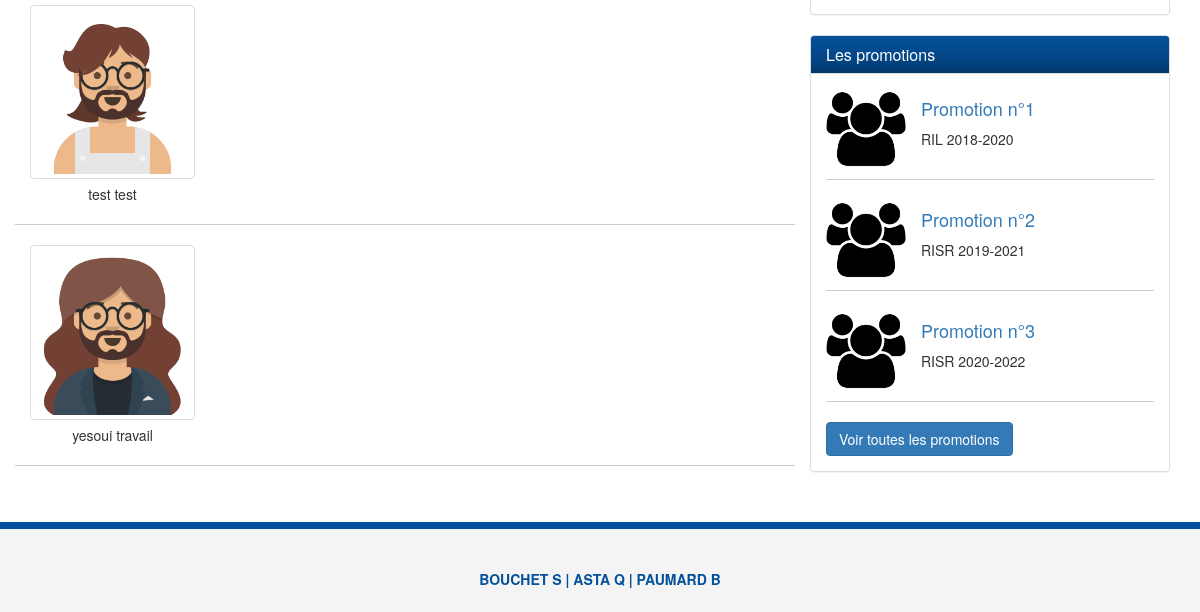
The page /trombi/ (signed in, lower part) on the database as committed earlier.
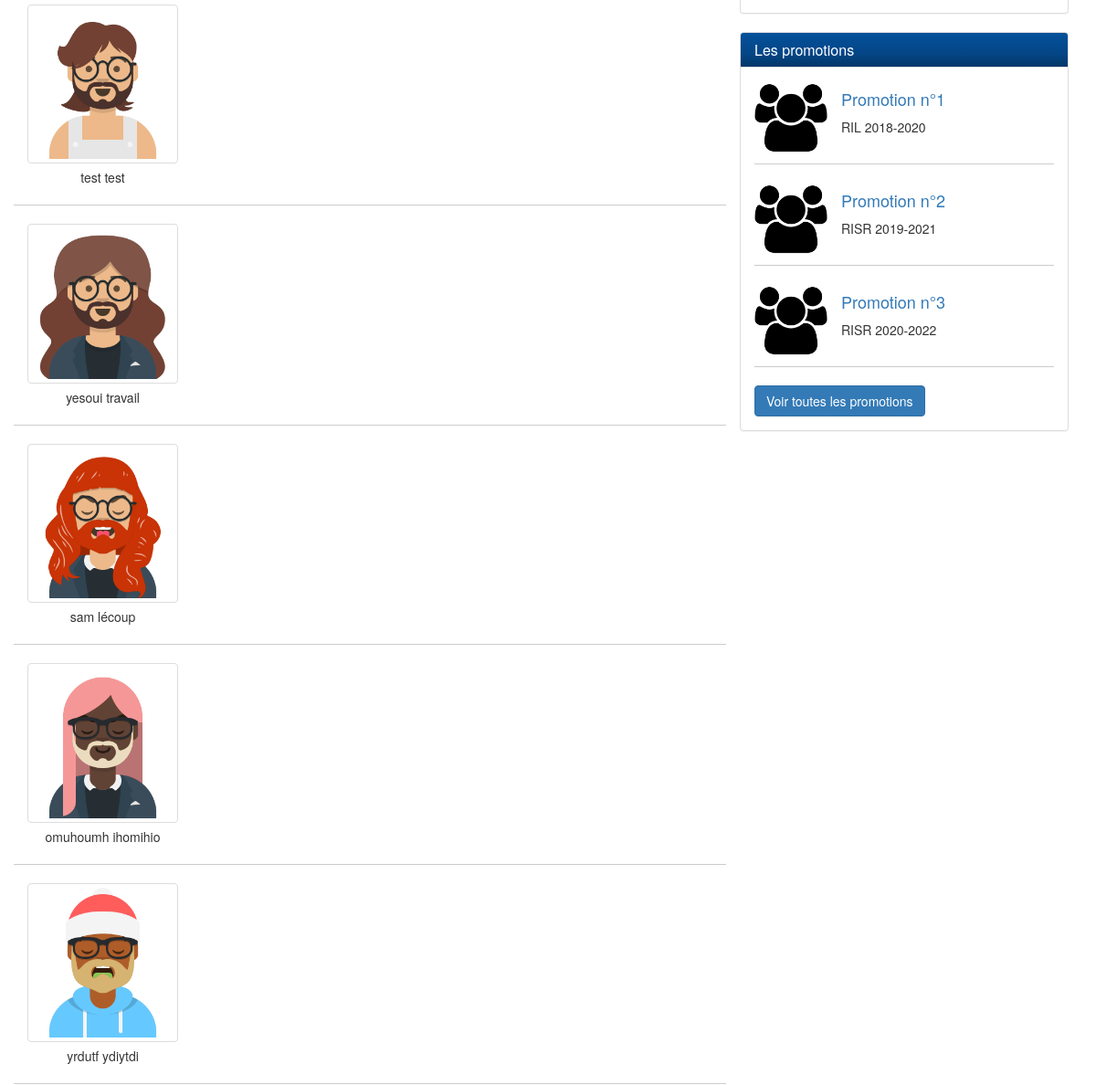
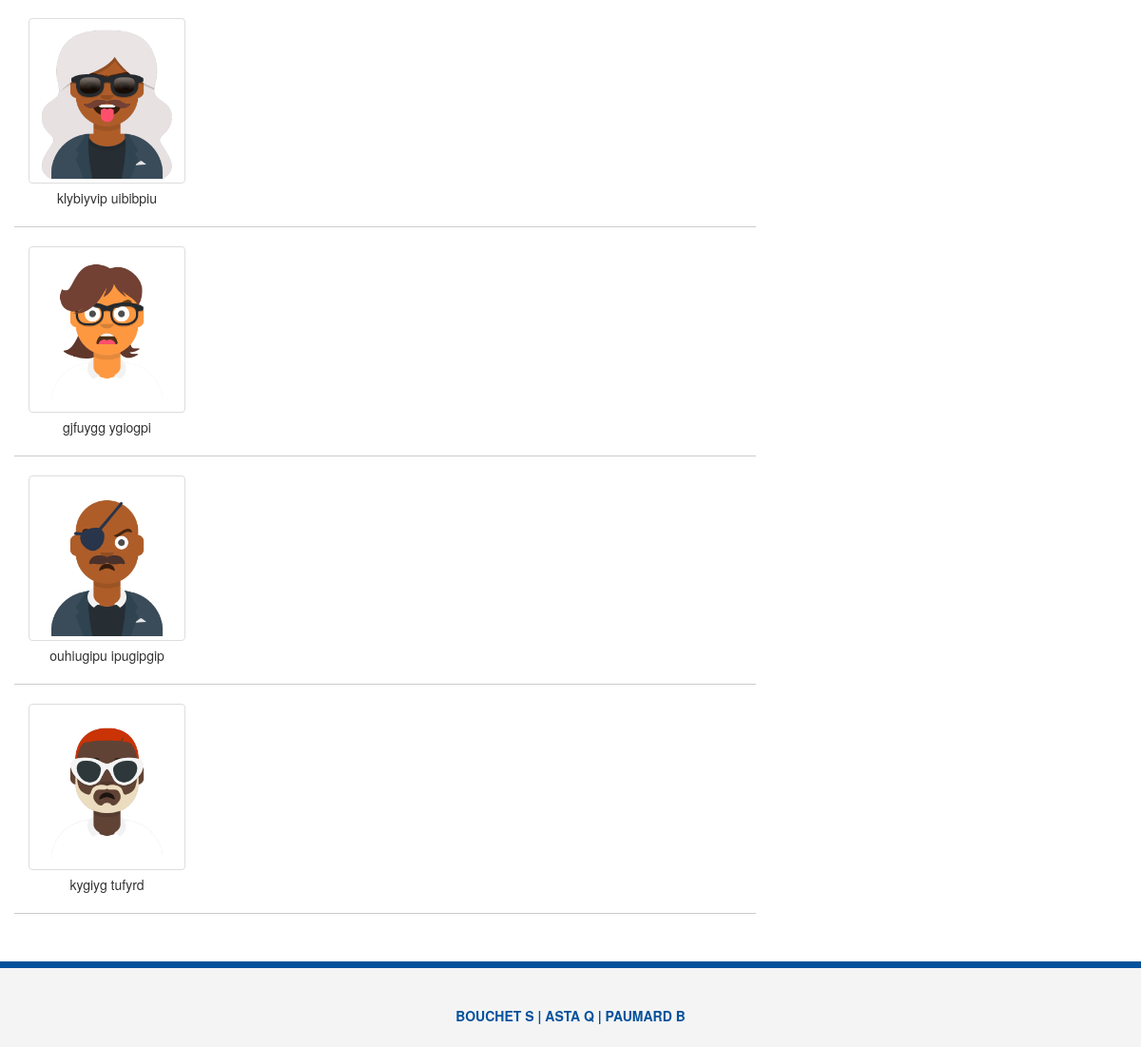
The same page on the database as committed later (2 pictures, top to bottom).
### backoffice/models.py (models this page shows, shortened)
class Personne(models.Model):
    nom = models.CharField(max_length=150)
    prenom = models.CharField(max_length=150)
    datenaissance = models.DateTimeField()
    adresse = models.TextField()
    tel = models.IntegerField()
    photo = models.ImageField(upload_to='gallery')
    statut = models.CharField(max_length=50)
    promotion = models.ForeignKey(Promotion, on_delete=models.CASCADE)
    userid = models.ForeignKey(settings.AUTH_USER_MODEL,on_delete=models.CASCADE, null=True)
    object = models.Manager()

### backoffice/views.py (the view)
# urls.py: path('trombi/', views.trombi, name="trombi"),
@login_required
def trombi(request):
    perso_list = Personne.object.all()
    return render(request, 'trombinoscope.html', {'perso_list': perso_list})

### backoffice/templates/trombinoscope.html (shortened to what this page needs)
<!DOCTYPE html>
<html lang="en">
  <head>
    {% include 'importCss.html' %}
  </head>
  <body>
    <section>
      <div class="container">
        <div class="row">
          <div class="col-md-8">
            <div class="members">
              {% for perso in perso_list %}
              <div class="row member-row">
                <div class="col-md-3">
                  <img src="{{ perso.photo.url }}" class="img-thumbnail" alt="">
                  <div class="text-center">
                    {{ perso.nom }} {{ perso.prenom }}
                  </div>
                </div>
              </div>
              {% endfor %}
            </div>
          </div>
          <div class="col-md-4">
              {% include 'SideBar.html' %}
          </div>
        </div>
    </section>
    {% include 'footer.html' %}
  </body>
</html>

### backoffice/templates/importCss.html
{% load static %}
    <link href="{% static 'css/bootstrap.css' %}" rel="stylesheet">
    <link href="{% static 'css/style.css' %}" rel="stylesheet">
    <link href="{% static 'css/font-awesome.css' %}" rel="stylesheet">

### backoffice/templates/SideBar.html (shortened to what this page needs)
<div class="panel panel-default friends">
              <div class="panel-body">
              </div>
            </div>
            <div class="panel panel-default groups">
              <div class="panel-heading">
                <h3 class="panel-title">Les promotions</h3>
              </div>
              <div class="panel-body">
                <div class="group-item">
                  <img src="../static/img/group.png" alt="">
                  <h4><a href="#" class="">Promotion n°1</a></h4>
                  <p>RIL 2018-2020</p>
                </div>
                <div class="group-item">
                  <img src="../static/img/group.png" alt="">
                  <h4><a href="#" class="">Promotion n°2</a></h4>
                  <p>RISR 2019-2021</p>
                </div>
                <div class="group-item">
                  <img src="../static/img/group.png" alt="">
                  <h4><a href="#" class="">Promotion n°3</a></h4>
                  <p>RISR 2020-2022</p>
                </div>
                <a href="#" class="btn btn-primary">Voir toutes les promotions</a>
              </div>
            </div>
          </div>

### backoffice/templates/footer.html (shortened to what this page needs)
<footer>
  <div class="container">
    <p>BOUCHET S | ASTA Q | PAUMARD B</p>
    </div>
</footer>

### backoffice/static/css/style.css (style rules this page uses)
.panel-heading { background-image: linear-gradient(#04519b, #044687 60%, #033769); color: #fff !important; }
.groups img { width:80px; float:left; margin-right: 15px; }
.group-item { padding-bottom: 10px; margin-bottom: 20px; border-bottom: 1px solid #ccc; overflow: auto; }
footer { background: #f4f4f4; height: 90px; color: #04519b; font-weight: bold; text-align: center; padding-top: 40px; margin-top: 30px; border-top: 7px solid #04519b; }
.members .member-row { border-bottom: 1px solid #ccc; padding-bottom: 20px; margin-bottom: 20px; }
.members img { margin-bottom: 5px; }

Rows that differ between the two databases and show on the page:
added Personne: photo (picture), nom "sam", prenom "lécoup"
added Personne: photo (picture), nom "omuhoumh", prenom "ihomihio"
added Personne: photo (picture), nom "yrdutf", prenom "ydiytdi"
added Personne: photo (picture), nom "klybiyvip", prenom "uibibpiu"
added Personne: photo (picture), nom "gjfuygg", prenom "ygiogpi"
added Personne: photo (picture), nom "ouhiugipu", prenom "ipugipgip"
added Personne: photo (picture), nom "kygiyg", prenom "tufyrd"
